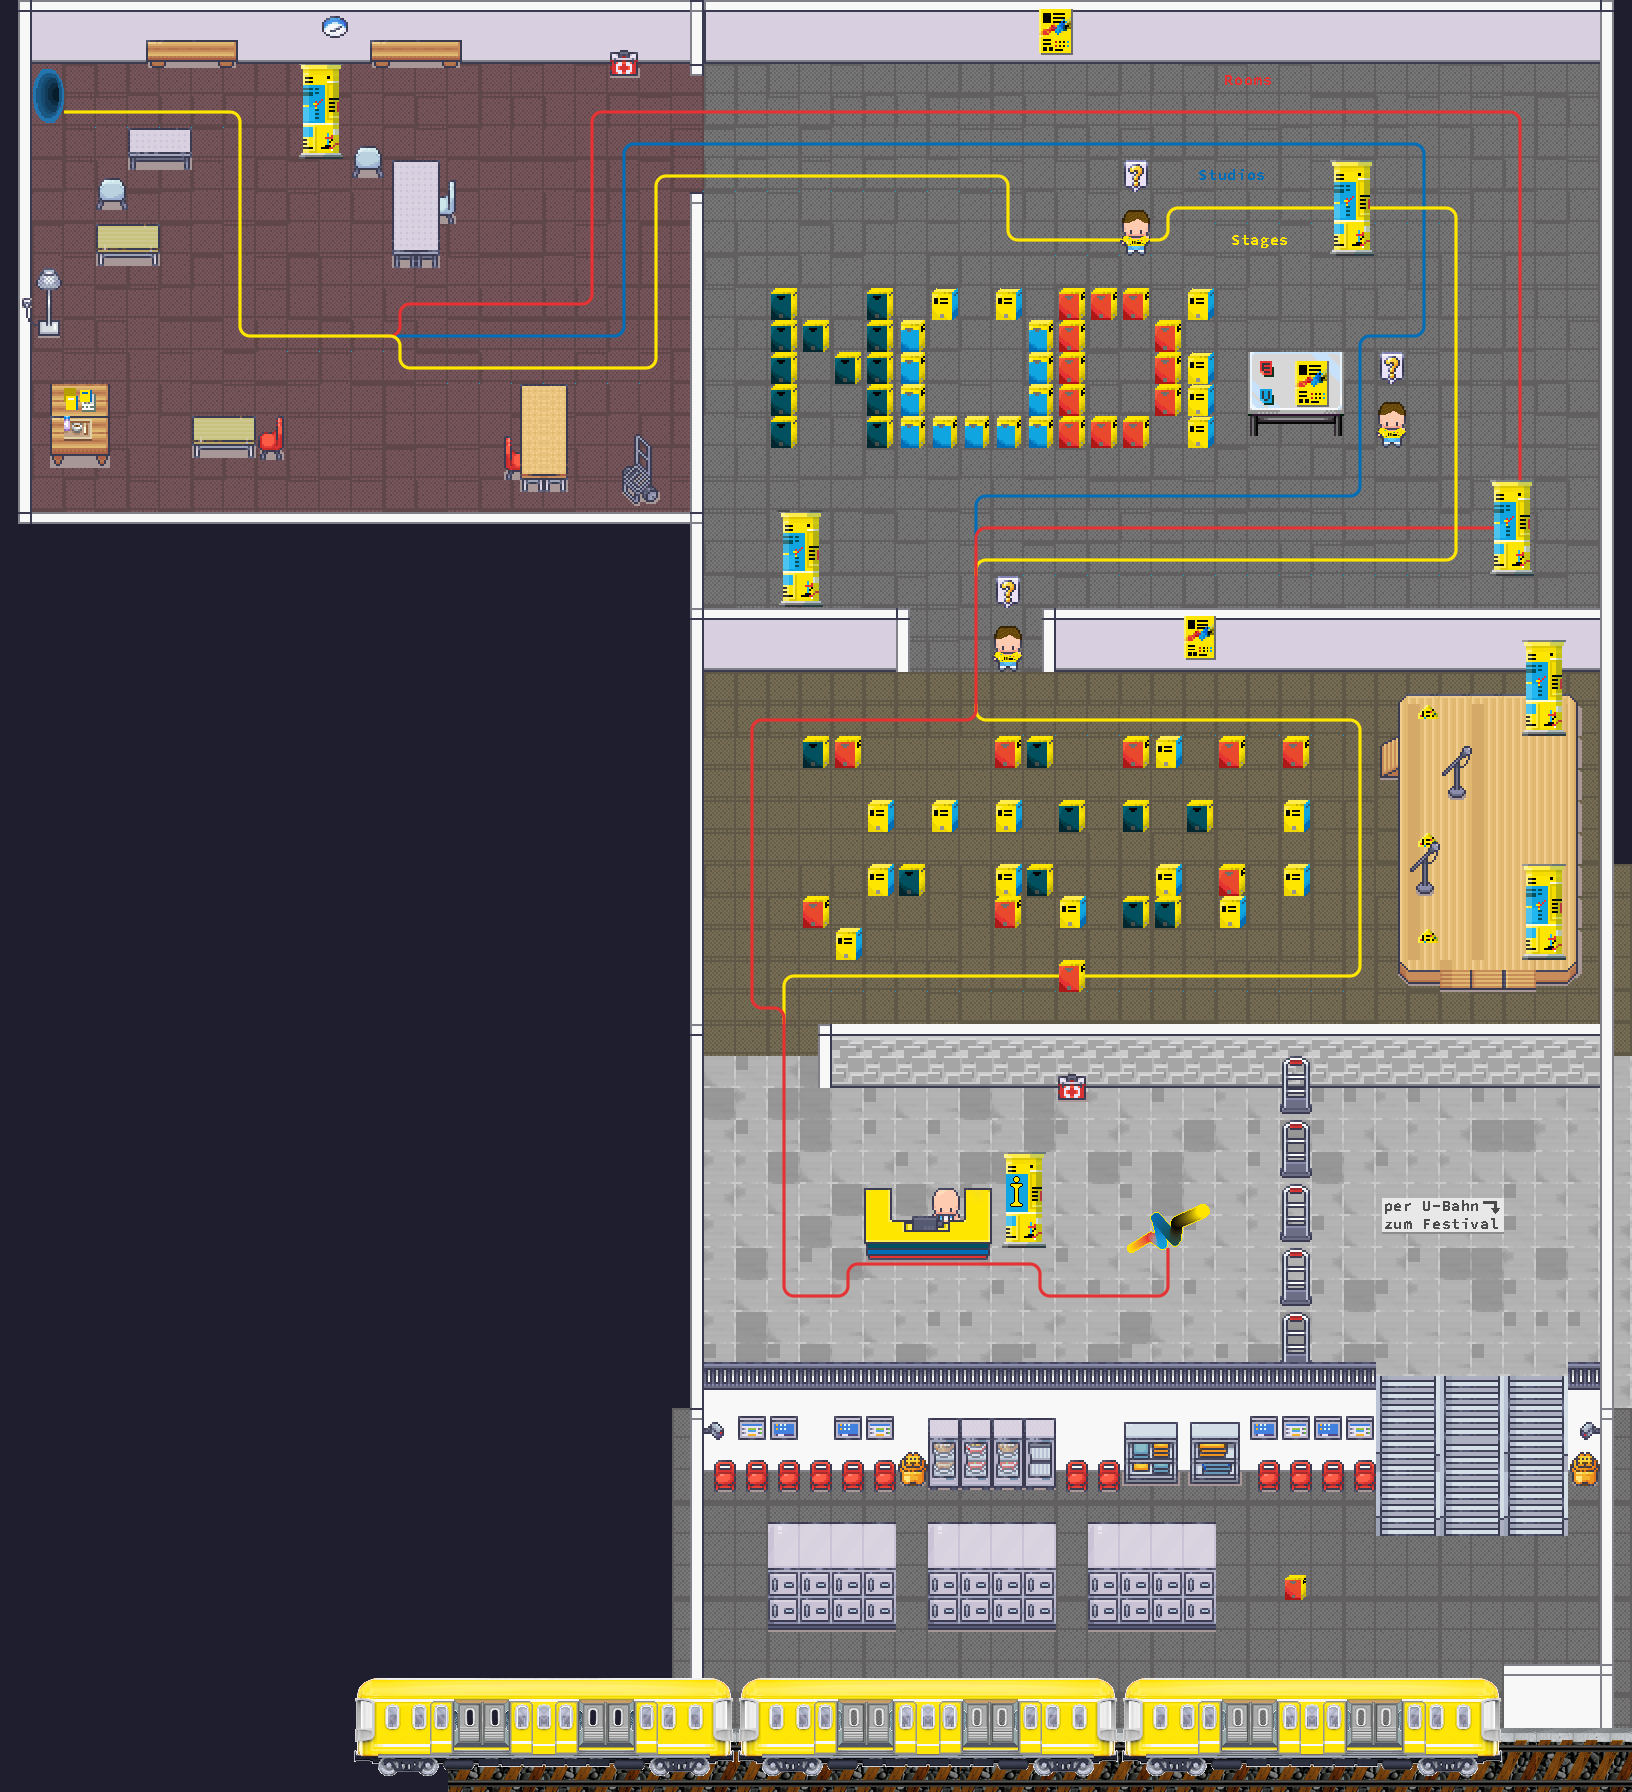

Tiled map render using the project's own tile images. Description and the map definition, with tile-layer contents summarised, below:
An orthogonal 51x56 tile map with 32x32 px tiles, 23 tile layers (collison, start-teleporter, yellow-line, blue-line, ...), 17 tilesets and 5 objects (npc-05, lines, blue-line, yellow-line, start-teleporter-office).

<map version="1.5" tiledversion="1.6.0" orientation="orthogonal" renderorder="right-down" width="51" height="56" tilewidth="32" tileheight="32" infinite="0" nextlayerid="31" nextobjectid="10">
 <editorsettings>
  <export target="onboarding-ubahn.json" format="json" />
 </editorsettings>
 <properties>
  <property name="script" value="../script/script-loader.js?url=../onboardingNuedigital/onboarding-ubahn.js" />
 </properties>
 <tileset firstgid="1" name="UI_32x32" tilewidth="32" tileheight="32" tilecount="224" columns="16">
  <image source="../TilesNueDigital/UI_32x32.png" width="512" height="448" />
 </tileset>
 <tileset firstgid="225" name="charakter" tilewidth="32" tileheight="32" tilecount="325" columns="25">
  <image source="../TilesNueDigital/charakter.png" width="800" height="435" />
 </tileset>
 <tileset firstgid="550" name="Zeichenflaeche_4-1" tilewidth="32" tileheight="32" tilecount="225" columns="15">
  <image source="../TilesNueDigital/Zeichenflaeche_4-1.png" width="480" height="480" />
 </tileset>
 <tileset firstgid="775" name="Office_walls_floors_32x32" tilewidth="32" tileheight="32" tilecount="192" columns="16">
  <image source="../TilesNueDigital/Modern_Office/Upscaled_versions/Office_walls_floors_32x32.png" width="512" height="384" />
 </tileset>
 <tileset firstgid="967" name="Zeichenflaeche_9" tilewidth="32" tileheight="32" tilecount="256" columns="16">
  <image source="../TilesNueDigital/Zeichenflaeche_9.png" width="512" height="512" />
 </tileset>
 <tileset firstgid="1223" name="Teambank_brand" tilewidth="32" tileheight="32" tilecount="972" columns="54">
  <image source="../TilesNueDigital/Teambank_brand.png" width="1728" height="576" />
 </tileset>
 <tileset firstgid="2195" name="collision" tilewidth="32" tileheight="32" tilecount="1" columns="1">
  <image source="../collision.png" width="32" height="32" />
  <tile id="0">
   <properties>
    <property name="collides" type="bool" value="true" />
   </properties>
  </tile>
 </tileset>
 <tileset firstgid="2196" name="mapUtilities" tilewidth="32" tileheight="32" tilecount="9" columns="9">
  <image source="../TilesNueDigital/mapUtilities.png" width="288" height="32" />
 </tileset>
 <tileset firstgid="2205" name="Leitlinen" tilewidth="32" tileheight="32" tilecount="30" columns="6">
  <image source="../TilesNueDigital/Leitlinen.png" width="192" height="160" />
 </tileset>
 <tileset firstgid="2235" name="brandad_tileset" tilewidth="32" tileheight="32" tilecount="900" columns="30">
  <image source="../brandad_tileset.png" width="960" height="960" />
 </tileset>
 <tileset firstgid="3135" name="NUE_stuff" tilewidth="32" tileheight="32" tilecount="252" columns="21">
  <image source="../TilesNueDigital/NUE_stuff.png" width="698" height="384" />
 </tileset>
 <tileset firstgid="3387" name="ND_einzeln_pt_1" tilewidth="32" tileheight="32" tilecount="3024" columns="16">
  <image source="../TilesNueDigital/ND_einzeln_pt_1.png" width="512" height="6048" />
 </tileset>
 <tileset firstgid="6411" name="ND_einzeln_pt_2" tilewidth="32" tileheight="32" tilecount="2992" columns="16">
  <image source="../TilesNueDigital/ND_einzeln_pt_2.png" width="512" height="5984" />
 </tileset>
 <tileset firstgid="9403" name="ND_einzeln_pt_3" tilewidth="32" tileheight="32" tilecount="3152" columns="16">
  <image source="../TilesNueDigital/ND_einzeln_pt_3.png" width="512" height="6304" />
 </tileset>
 <tileset firstgid="12555" name="ND_einzeln_pt_4" tilewidth="32" tileheight="32" tilecount="2992" columns="16">
  <image source="../TilesNueDigital/ND_einzeln_pt_4.png" width="512" height="5984" />
 </tileset>
 <tileset firstgid="15547" name="ZUG_START" tilewidth="32" tileheight="32" tilecount="130" columns="13">
  <image source="../TilesNueDigital/ZUG_START.png" width="446" height="324" />
 </tileset>
 <tileset firstgid="15677" name="infopoints" tilewidth="32" tileheight="32" tilecount="252" columns="21">
  <image source="../TilesNueDigital/infopoints.png" width="698" height="384" />
 </tileset>
 <layer id="20" name="collison" width="51" height="56">
  <data>[2856 cells, 542 non-empty, 1 distinct tile ids]</data>
 </layer>
 <group id="21" name="zones">
  <layer id="28" name="start-teleporter" width="51" height="56">
   <properties>
    <property name="zone" value="start-teleporter-office" />
   </properties>
   <data>[2856 cells, 5 non-empty, 1 distinct tile ids]</data>
  </layer>
  <layer id="24" name="yellow-line" width="51" height="56">
   <properties>
    <property name="zone" value="yellow-line" />
   </properties>
   <data>[2856 cells, 10 non-empty, 1 distinct tile ids]</data>
  </layer>
  <layer id="25" name="blue-line" width="51" height="56">
   <properties>
    <property name="zone" value="blue-line" />
   </properties>
   <data>[2856 cells, 15 non-empty, 1 distinct tile ids]</data>
  </layer>
  <layer id="23" name="lines" width="51" height="56">
   <properties>
    <property name="zone" value="lines" />
   </properties>
   <data>[2856 cells, 13 non-empty, 1 distinct tile ids]</data>
  </layer>
  <layer id="22" name="npc-05" width="51" height="56">
   <properties>
    <property name="zone" value="npc-05" />
   </properties>
   <data>[2856 cells, 15 non-empty, 1 distinct tile ids]</data>
  </layer>
 </group>
 <group id="17" name="start-layers">
  <layer id="18" name="start-teleporter-office" width="51" height="56">
   <properties>
    <property name="startLayer" type="bool" value="true" />
   </properties>
   <data>[2856 cells, 3 non-empty, 1 distinct tile ids]</data>
  </layer>
 </group>
 <group id="26" name="co-website-zones">
  <layer id="27" name="ueberblick" width="51" height="56">
   <properties>
    <property name="openWebsite" value="https://nuernberg.digital/programm/ueberblick.html" />
   </properties>
   <data>[2856 cells, 10 non-empty, 1 distinct tile ids]</data>
  </layer>
  <layer id="30" name="faq" width="51" height="56">
   <properties>
    <property name="openWebsite" value="https://nuernberg.digital/mitmachen/veranstalter/faq-2021.html" />
   </properties>
   <data>[2856 cells, 24 non-empty, 1 distinct tile ids]</data>
  </layer>
 </group>
 <layer id="3" name="exit-office" width="51" height="56">
  <properties>
   <property name="exitUrl" value="/_/global/brandad-systems.github.io/workadventure-maps/onboardingNuedigital/onboardingNuedigital/onboarding.json#start-teleporter-beach" />
  </properties>
  <data>[2856 cells, 2 non-empty, 1 distinct tile ids]</data>
 </layer>
 <layer id="29" name="exit-festival" width="51" height="56">
  <properties>
   <property name="exitUrl" value="/@/ucs/ucs/ndf_festival_zentral" />
  </properties>
  <data>[2856 cells, 16 non-empty, 1 distinct tile ids]</data>
 </layer>
 <layer id="4" name="subfloor" width="51" height="56">
  <data>[2856 cells, 2856 non-empty, 1 distinct tile ids]</data>
 </layer>
 <layer id="5" name="bottom" width="51" height="56">
  <data>[2856 cells, 1851 non-empty, 33 distinct tile ids]</data>
 </layer>
 <layer id="6" name="keys-and-lines" width="51" height="56">
  <data>[2856 cells, 390 non-empty, 39 distinct tile ids]</data>
 </layer>
 <layer id="7" name="top" width="51" height="56">
  <data>[2856 cells, 448 non-empty, 41 distinct tile ids]</data>
 </layer>
 <layer id="8" name="line-top-2" width="51" height="56">
  <data>[2856 cells, 58 non-empty, 24 distinct tile ids]</data>
 </layer>
 <layer id="9" name="line-top-3" width="51" height="56">
  <data>[2856 cells, 3 non-empty, 2 distinct tile ids]</data>
 </layer>
 <layer id="10" name="furniture" width="51" height="56">
  <data>[2856 cells, 329 non-empty, 137 distinct tile ids]</data>
 </layer>
 <layer id="11" name="furniture-top" width="51" height="56">
  <data>[2856 cells, 12 non-empty, 12 distinct tile ids]</data>
 </layer>
 <layer id="12" name="npc" width="51" height="56">
  <data>[2856 cells, 4 non-empty, 2 distinct tile ids]</data>
 </layer>
 <layer id="13" name="npc-marks" width="51" height="56">
  <data>[2856 cells, 3 non-empty, 1 distinct tile ids]</data>
 </layer>
 <objectgroup id="14" name="floorLayer">
  <object id="1" name="npc-05" x="1024" y="480" width="207.333" height="128" />
  <object id="3" name="lines" x="358.667" y="156" width="209.333" height="128" />
  <object id="7" name="blue-line" x="1370" y="260.667" width="224" height="192" />
  <object id="8" name="yellow-line" x="1152" y="96" width="278" height="160" />
  <object id="9" name="start-teleporter-office" x="96" y="64" width="172.667" height="96" />
 </objectgroup>
 <layer id="15" name="overwrite" width="51" height="56">
  <properties>
   <property name="depth" type="int" value="3" />
  </properties>
  <data>[2856 cells, 284 non-empty, 67 distinct tile ids]</data>
 </layer>
 <layer id="16" name="overwrite2" width="51" height="56">
  <data>[2856 cells, 17 non-empty, 15 distinct tile ids]</data>
 </layer>
</map>
